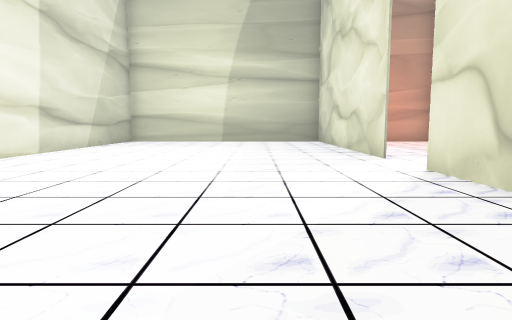
view 1 (above)

24 first-person views from a walk through a scene from a Unity 3-D project. The camera is 1.4 m above the floor, tilts 6° down and sees 75° across. The floor is counted in squares, 2 m on a side. Each view is taken from the middle of a square. On the plan, view 1 faces up. The plan holds only what a view shows up to about 10 squares ahead; the rest is blank. The place goes on beyond the plan. Door leaves are left out, so doorways stand open.

view 2
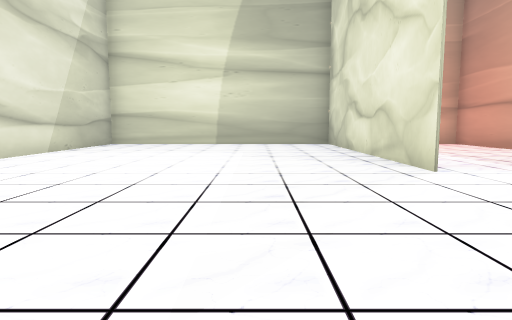

view 3
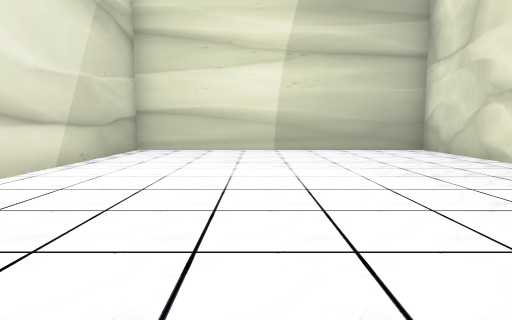

view 4
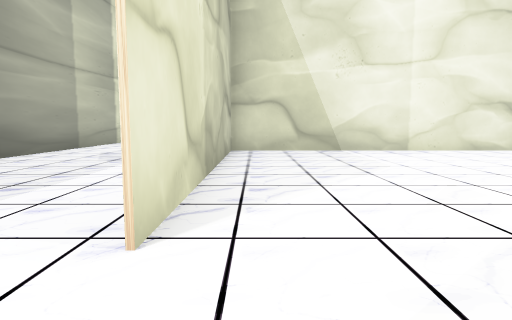

view 5
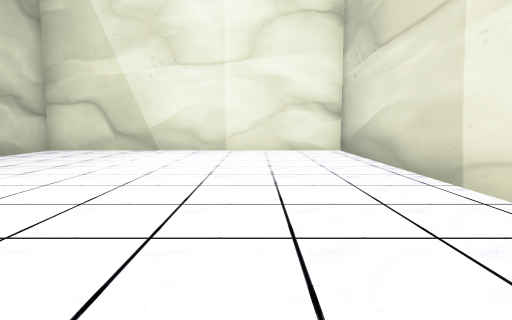

view 6
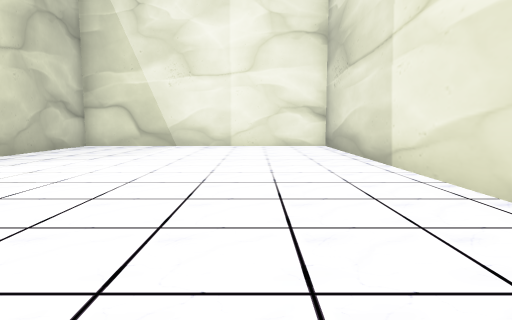

view 7
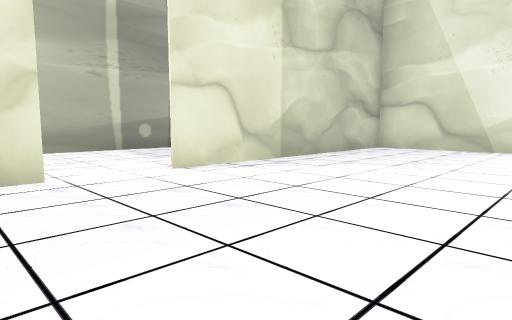

view 8
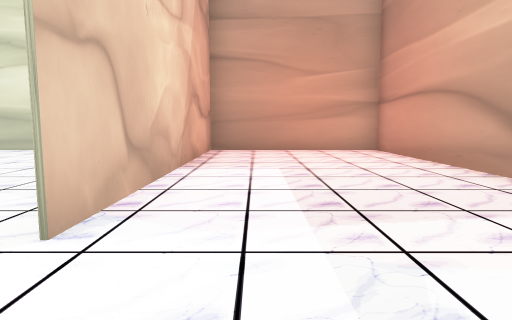

view 9
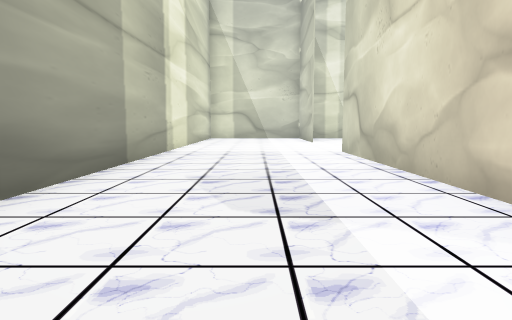

view 10
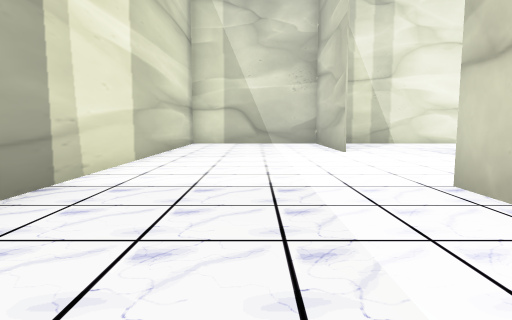

view 11
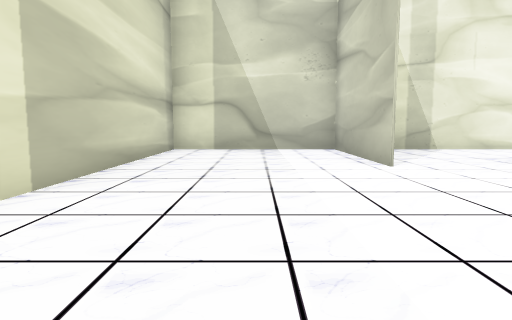

view 12
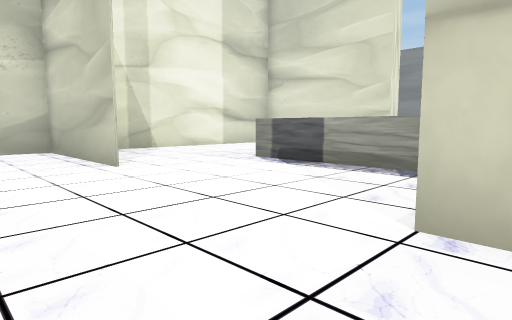

view 13
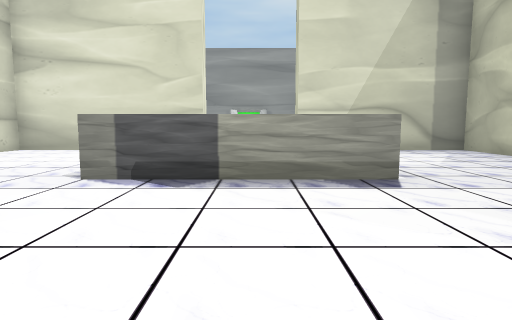

view 14
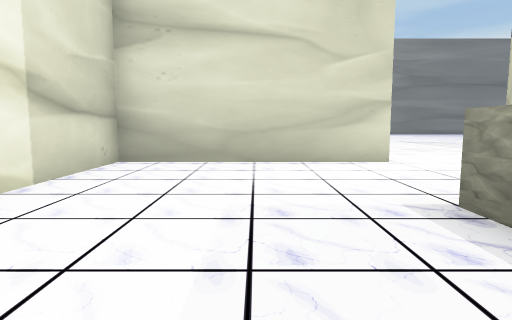

view 15
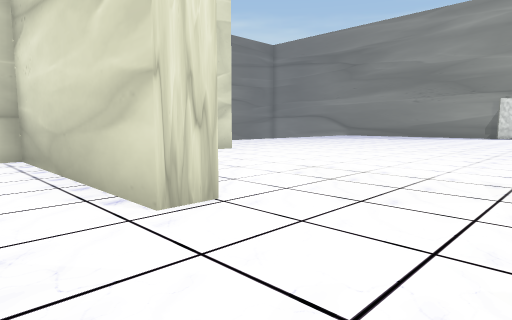

view 16
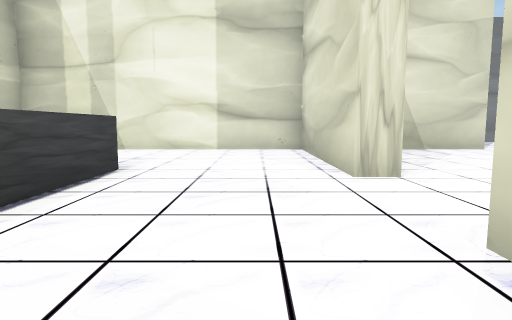

view 17
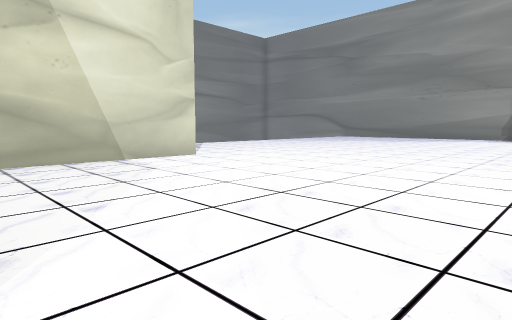

view 18
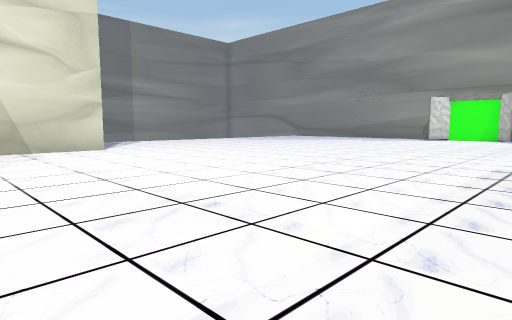

view 19
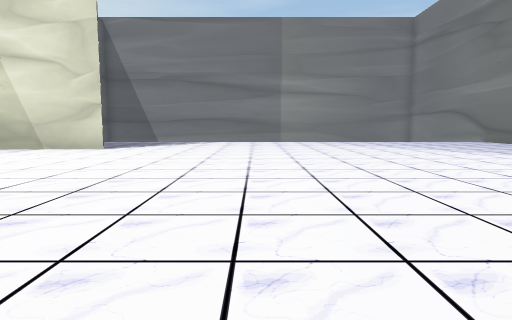

view 20
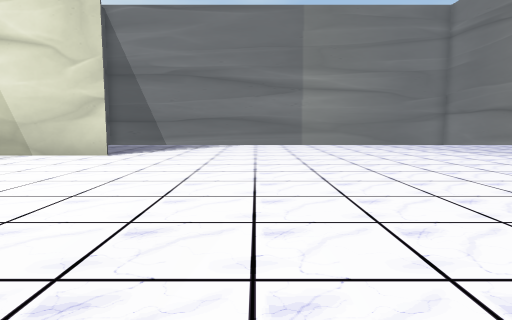

view 21
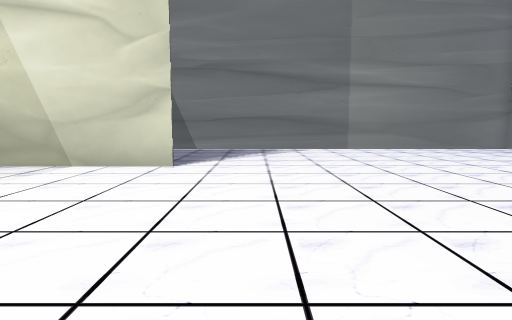

view 22
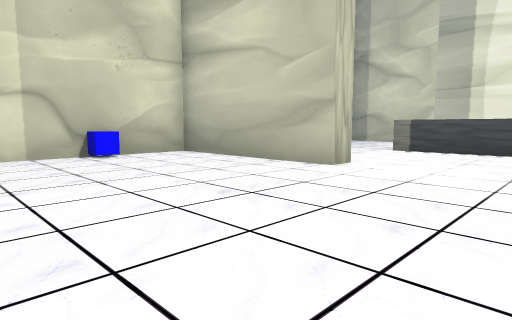

view 23
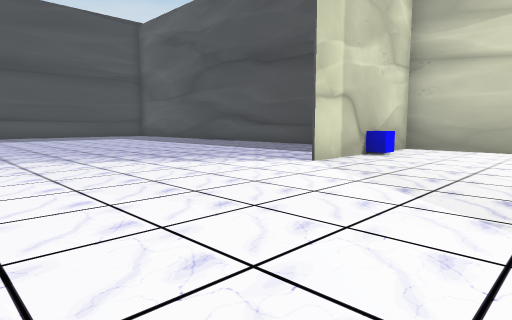

view 24
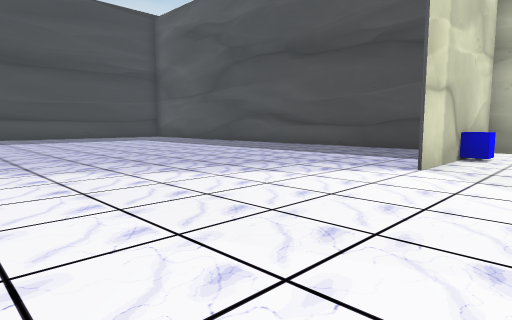

### Floor plan
Points are (right, up) in squares from view 1. A wall is a line through its corners. A room is listed if a view was taken in it or the views show most of it. See-through windows are left out.
Room 1 (views 1, 2, 3, 4, 5, 6, 7)
walls: (2.7, 6.9) (2.7, 14.4); (2.9, 14.3) (-5.3, 14.3) (-5.3, -2); (-5.4, -2.1) (2.7, -2.1) (2.7, 5.3)
ways out: open door at (3, 6.5) to room 2
Room 2 (views 8, 9, 10, 11, 12, 13, 14, 15, 16, 17, 18, 19, 20, 21, 22, 23, 24)
walls: (-6, -0.6) (-6, 0.3); (-5.3, -2) (-5.3, -4); (-5.3, -6.8) (-6, -6.8) (-6, -2.2) (-10.6, -2.2); (-3.5, -2.2) (-5.4, -2.2); (-6, -9.5) (-5.3, -9.5) (-5.3, -14.6) (1.1, -14.6); (-0.2, -6.1) (-0.2, -10.4); (-10.6, -14.6) (-6.8, -14.6); (-1.1, -10.3) (-1.8, -10.3) (-1.8, -6.1); (2.7, 0.1) (2.7, -5.9); (2.7, -10.5) (2.7, -14.6) (7.4, -14.6) (7.4, 0); (7.4, 3.1) (7.4, 6); (2.7, 14.4) (2.7, 6.9); (7.4, 9.4) (7.4, 14.3) (2.9, 14.3)
ways out: open door at (3, 6.5) to room 1
objects: blue cube (-8, -3) to (-8, -2)

Where each view was taken, in squares from view 1:
view 1: 0 up, 0 right, facing up
view 2: 2 up, 0 right, facing up
view 3: 5 up, 2 left, facing up
view 4: 7 up, 2 right, facing down
view 5: 7 up, 3 left, facing down
view 6: 9 up, 3 left, facing down
view 7: 8 up, 2 left, facing down-right
view 8: 5 up, 4 right, facing up
view 9: 3 up, 5 right, facing down
view 10: 2 down, 5 right, facing down
view 11: 5 down, 5 right, facing down
view 12: 5 down, 5 right, facing down-left
view 13: 8 down, 4 right, facing left
view 14: 12 down, 1 right, facing left
view 15: 7 down, 4 left, facing down-left
view 16: 5 down, 4 left, facing down
view 17: 8 down, 6 left, facing down-left
view 18: 5 down, 7 left, facing down-left
view 19: 5 down, 15 left, facing down
view 20: 7 down, 14 left, facing down
view 21: 9 down, 12 left, facing down
view 22: 10 down, 11 left, facing up-right
view 23: 6 down, 16 left, facing up-right
view 24: 4 down, 16 left, facing up-right
